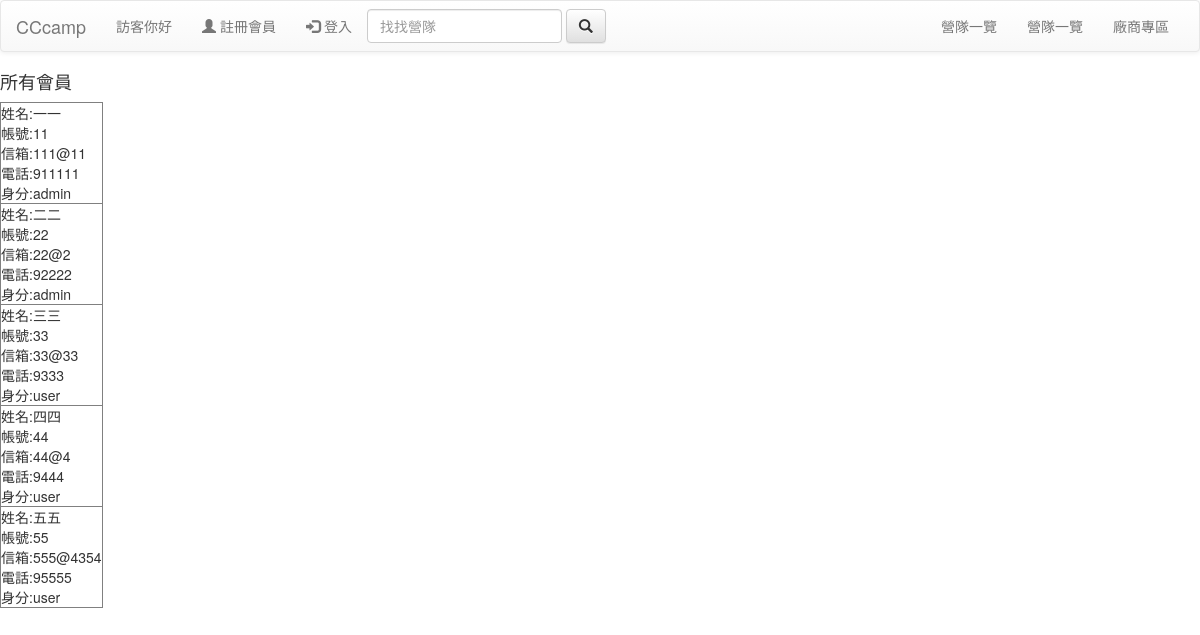
The app's page /suuser.php with its own data.
### tables this page shows
CREATE TABLE `user` (
  `u_code` int(10) NOT NULL,
  `u_id` varchar(10) NOT NULL,
  `u_pwd` varchar(15) NOT NULL,
  `u_name` varchar(10) NOT NULL,
  `u_phone` int(10) NOT NULL,
  `u_email` varchar(100) NOT NULL,
  `u_auth` enum('user','admin','su') NOT NULL
);

### suuser.php (the view, shortened to what this page needs)
<!DOCTYPE html>
<html lang="en">
<head>
</head>
<body>
        <?php include "header.php";
        include "dbconnect.php"; ?>
    <?php
echo"<h4>所有會員</h4>";
$result=mysqli_query($link,"SELECT * FROM user ;");
echo "<table border=1>";
while($row=mysqli_fetch_assoc($result)){
echo"<tr>";
echo "<td>";
echo "姓名:".$row["u_name"]."<br>";
echo "帳號:".$row["u_id"]."<br>";
echo "信箱:".$row["u_email"]."<br>";
echo "電話:".$row["u_phone"]."<br>";
echo "身分:".$row["u_auth"]."<br>";
echo "</td>";
}
       ?>
</body>
</html>

### records on screen
user: u_name "一一", u "11", u_email "111@11", u_phone "911111", u_auth "admin"
user: u_name "二二", u "22", u_email "22@2", u_phone "92222", u_auth "admin"
user: u_name "三三", u "33", u_email "33@33", u_phone "9333", u_auth "user"
user: u_name "四四", u "44", u_email "44@4", u_phone "9444", u_auth "user"
user: u_name "五五", u "55", u_email "555@4354", u_phone "95555", u_auth "user"
